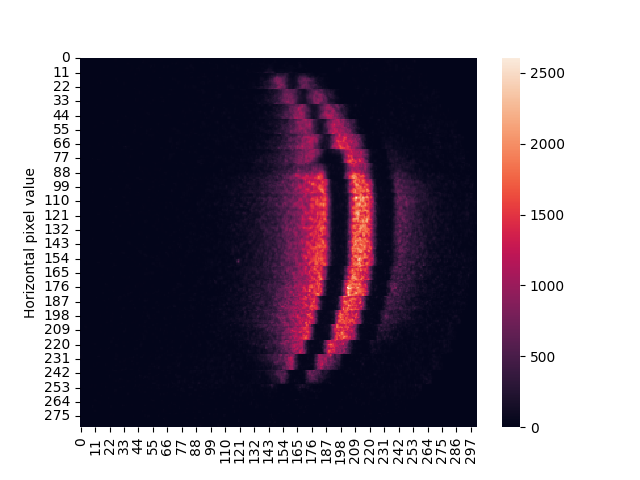

The script that saved this image:
import numpy as np
import matplotlib.pyplot as plt
import seaborn as sns

from helper_funcs import factors

data = np.genfromtxt("./intensity.dat")
print(data)
# print(np.shape(data))
# print(data.min())
# print(data.max())

for n in np.shape(data):
    print(f"Factors of {n}: {factors(n)}")

print(f"Factors of {data.max()}: {factors(data.max())}")

xticks = np.arange(0, np.shape(data)[0], 10)
# plt.xticks(xticks)
yticks = np.arange(0, np.shape(data)[1], 10)
# plt.yticks(yticks)
ax = sns.heatmap(data)
# ax.set_yticks(yticks)
# ax.set_yticklabels = yticks
ax.set_ylabel('Vertical pixel value')
ax.set_ylabel('Horizontal pixel value')

# , xticklabels=xticks, yticklabels=yticks)

plt.savefig("heatmap.png")
plt.show()